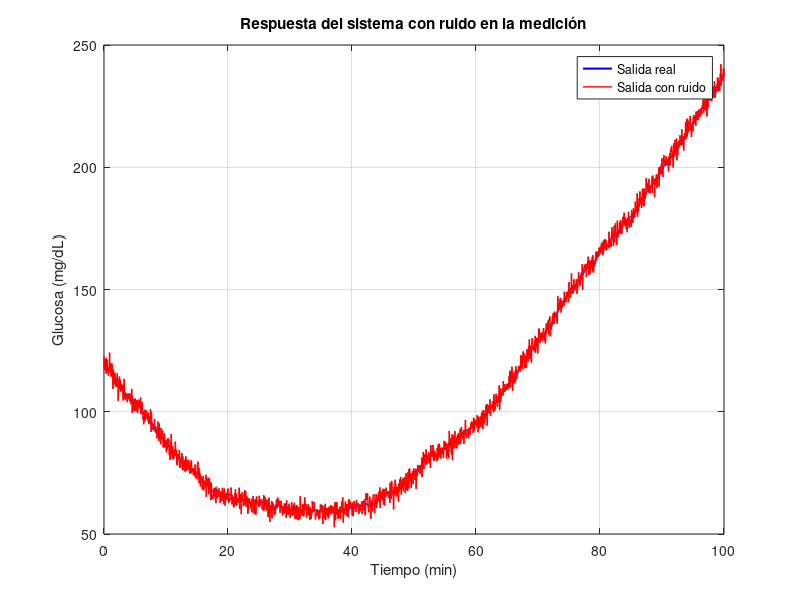
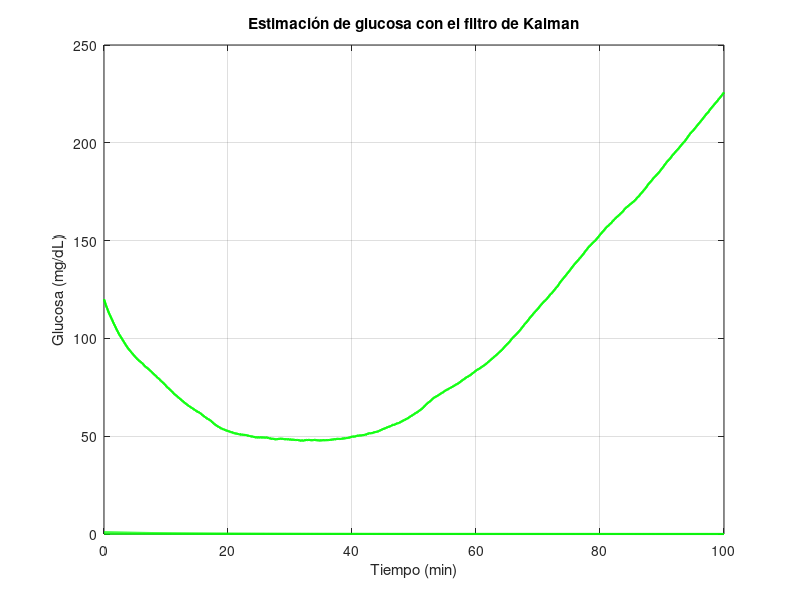

The MATLAB script that drew these images, in order:
clc; clear; close all;

% Parámetros del modelo
GB = 100; IB = 1.5; VL = 120;
p2 = 20e-3; p3 = 13e-6; p4 = 5/54;

% Matrices del sistema en lazo abierto
A = [0  -GB   0;
      0   -p2  p3;
      0    0  -p4];

B =   [  1;
          0;
          0];

C = [1 0 0];  % Observamos solo la glucosa
D = [0];  % No hay ganancia directa

sys_open = ss(A, B, C, D);  % Sistema sin control

% Definir tiempo y condiciones iniciales
tspan = 0:0.05:100;
CI = [120; 0.1; 1];  % Estado inicial

% Generación de perturbaciones estocásticas controladas
rng(42); % Fijar semilla para reproducibilidad
insulina = zeros(size(tspan));  % Insulina aleatoria, siempre positiva
ingesta_glucosa = abs(randn(size(tspan)) * 7);  % Ingesta aleatoria, siempre positiva

u = [ingesta_glucosa]; % Señales de entrada

% Simulación de la respuesta sin ruido
[y, t, x] = lsim(sys_open, u, tspan, CI);

% Agregar ruido a la medición
R = 5;  % Varianza del ruido de medición
ruido_medicion = sqrt(R) * randn(size(y)); % Ruido gaussiano
y_noisy = y + ruido_medicion; % Señal medida con ruido

% Graficar resultados
figure;
plot(t, y, 'b', 'LineWidth', 1.5);
hold on;
plot(t, y_noisy, 'r', 'LineWidth', 1);
xlabel('Tiempo (min)');
ylabel('Glucosa (mg/dL)');
title('Respuesta del sistema con ruido en la medición');
legend('Salida real', 'Salida con ruido');
grid on;

% Filtro de Kalman
Q = 1;  % Covarianza del ruido del proceso
[kalmf, L, P] = kalman(sys_open, Q, R);

% Simulación con el filtro de Kalman usando la salida con ruido
[y_est, t, x_est] = lsim(kalmf, y_noisy, tspan, CI);

figure;
plot(t, y_est, 'g', 'LineWidth', 1.5);
xlabel('Tiempo (min)');
ylabel('Glucosa (mg/dL)');
title('Estimación de glucosa con el filtro de Kalman');
grid on;